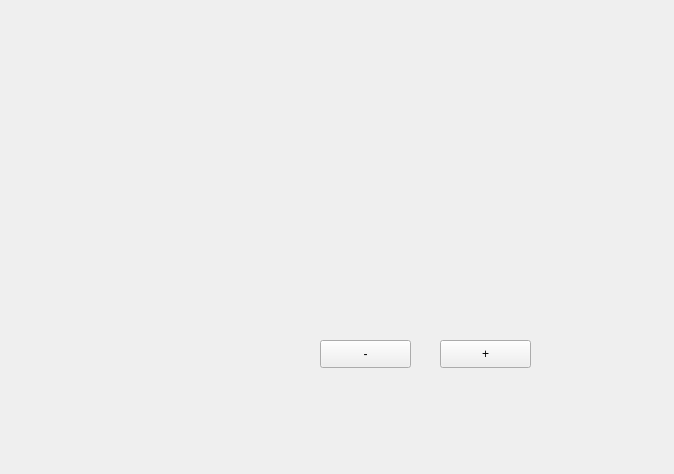
<?xml version="1.0" encoding="UTF-8"?>
<ui version="4.0">
 <class>Form</class>
 <widget class="QWidget" name="Form">
  <property name="geometry">
   <rect>
    <x>0</x>
    <y>0</y>
    <width>674</width>
    <height>474</height>
   </rect>
  </property>
  <property name="minimumSize">
   <size>
    <width>600</width>
    <height>400</height>
   </size>
  </property>
  <property name="contextMenuPolicy">
   <enum>Qt::ActionsContextMenu</enum>
  </property>
  <property name="windowTitle">
   <string>Simulation Depth Profile</string>
  </property>
  <widget class="QPushButton" name="deleteElementButton">
   <property name="geometry">
    <rect>
     <x>320</x>
     <y>340</y>
     <width>91</width>
     <height>28</height>
    </rect>
   </property>
   <property name="text">
    <string>-</string>
   </property>
  </widget>
  <widget class="QPushButton" name="addElementButton">
   <property name="geometry">
    <rect>
     <x>440</x>
     <y>340</y>
     <width>91</width>
     <height>28</height>
    </rect>
   </property>
   <property name="text">
    <string>+</string>
   </property>
  </widget>
 </widget>
 <layoutdefault spacing="6" margin="11"/>
 <resources/>
 <connections/>
</ui>
